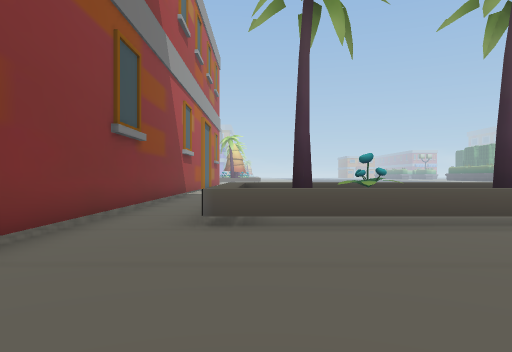
View 1 (above)

24 first-person views from a walk through a Unity game level. The camera is 1.5 m above the floor, looks level and sees 70° across. The floor is counted in squares, 2 m on a side. Each view is taken from the middle of a square. On the plan, view 1 faces up. The plan holds only what a view shows up to about 11 squares ahead; the rest is blank. The place goes on beyond the plan. Some surface patterns are stand-ins.

View 2
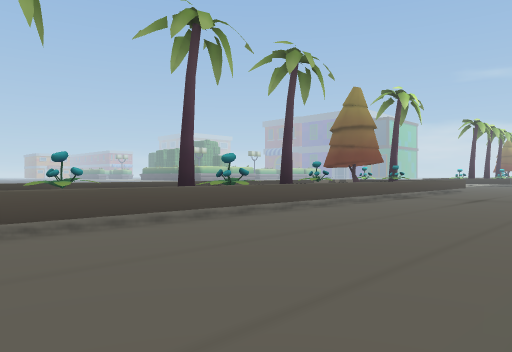

View 3
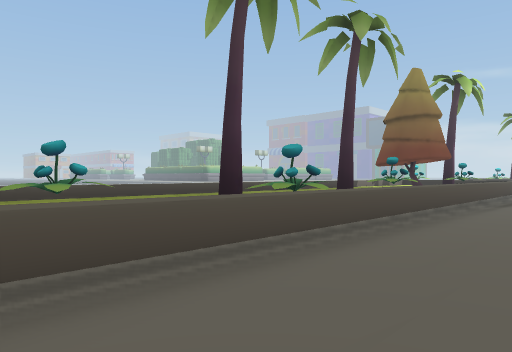

View 4
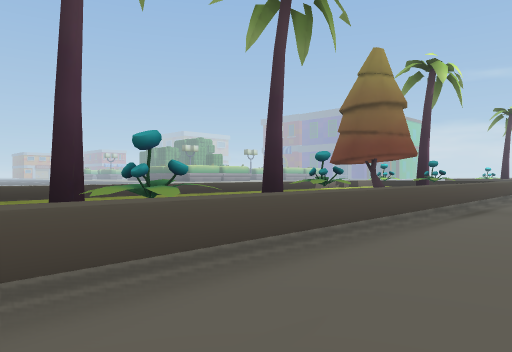

View 5
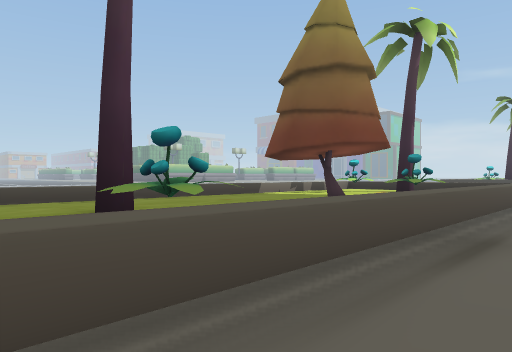

View 6
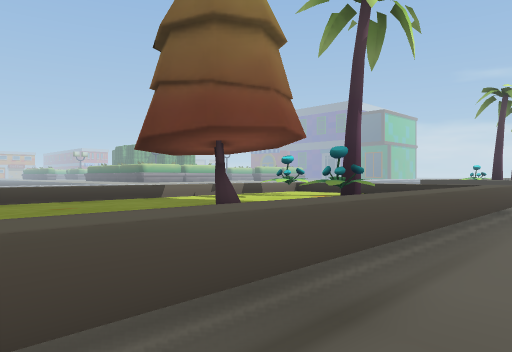

View 7
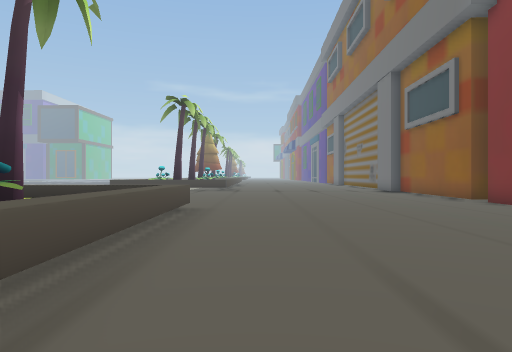

View 8
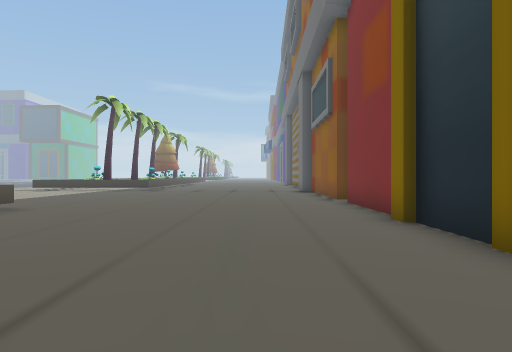

View 9
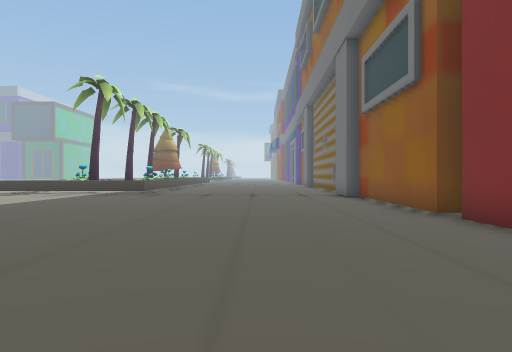

View 10
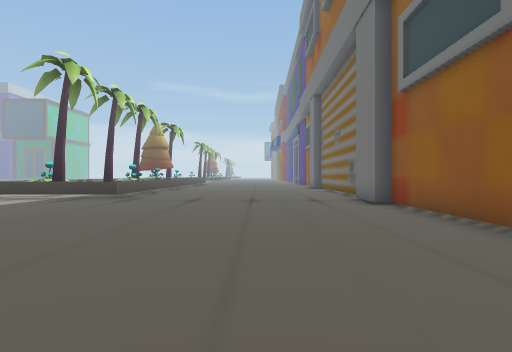

View 11
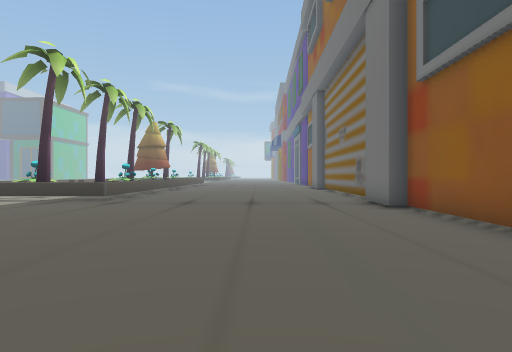

View 12
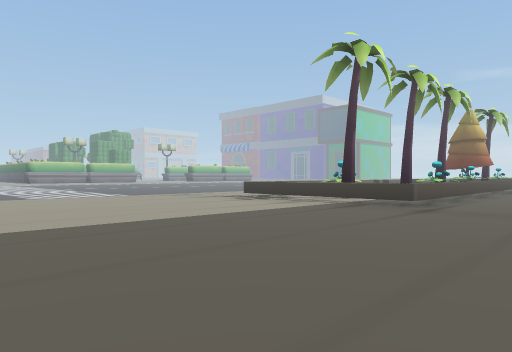

View 13
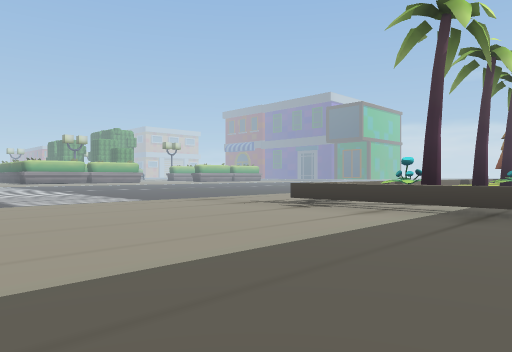

View 14
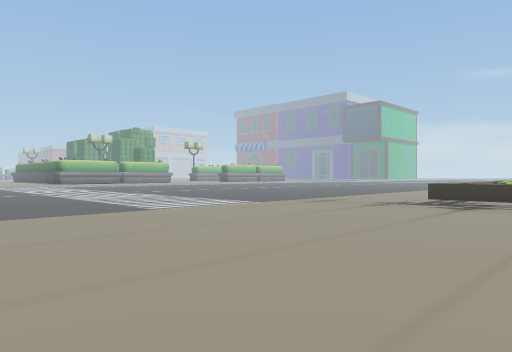

View 15
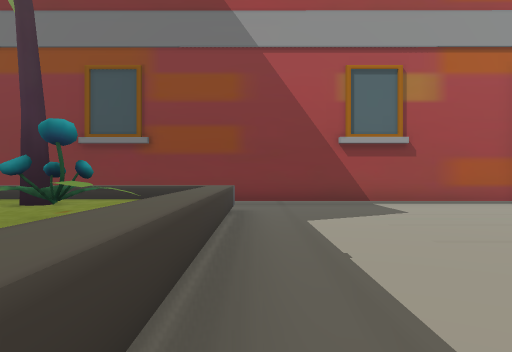

View 16
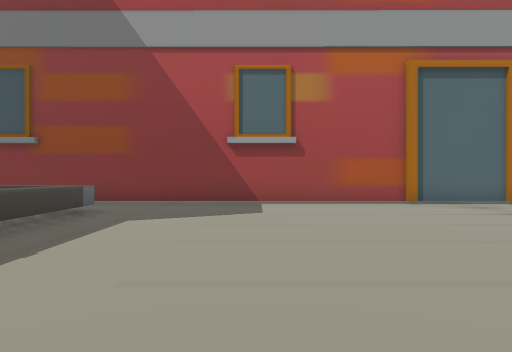

View 17
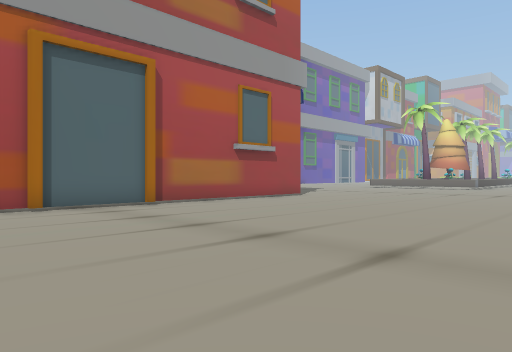

View 18
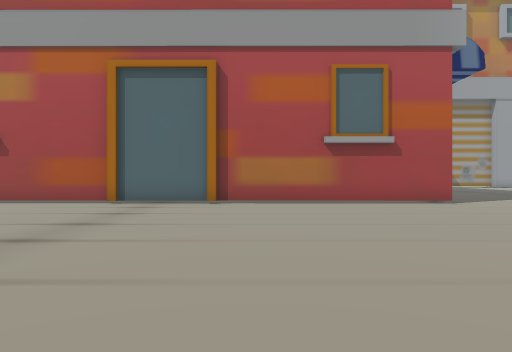

View 19
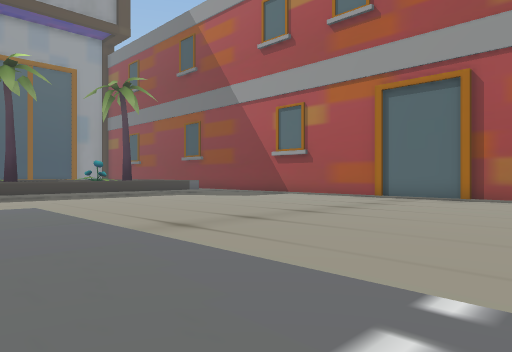

View 20
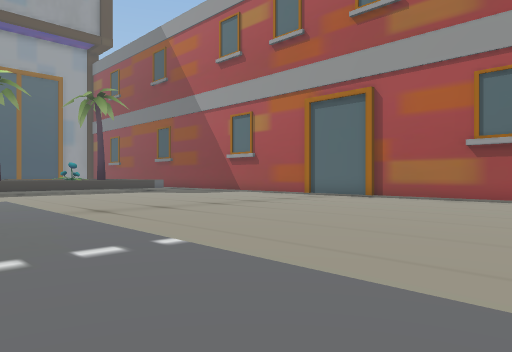

View 21
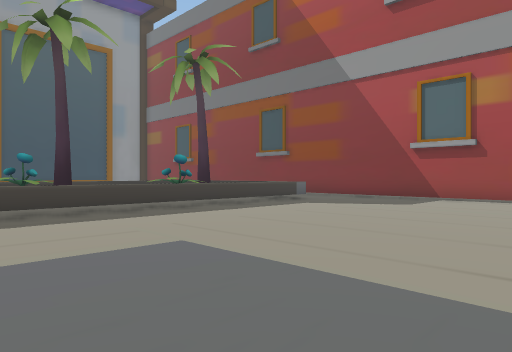

View 22
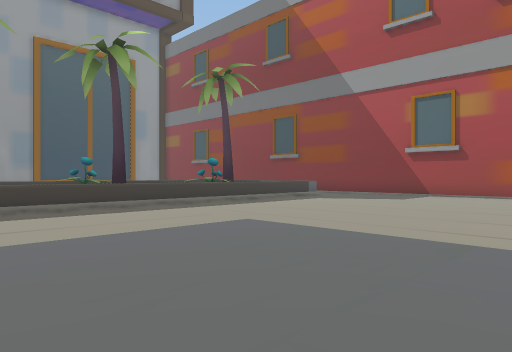

View 23
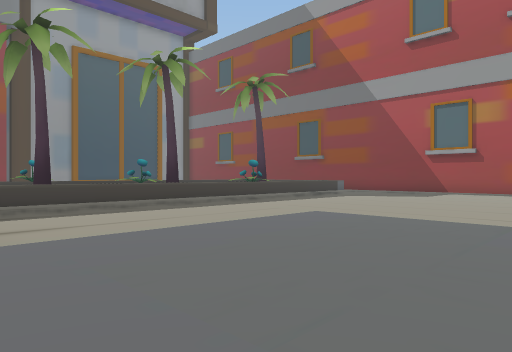

View 24
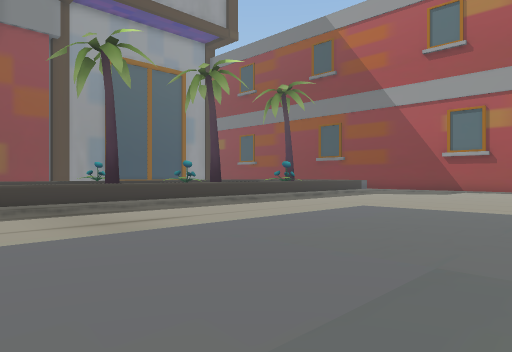

### Floor plan
Key: @ floor where view 1 was taken; # wall or solid block; . floor; = window, fence, low wall or low ledge; ^ raised ledge.
Columns run from 3 left of view 1 to 31 right of it. Each row starts with its distance up from view 1.
 28 #....... .. .
 27 #...........
 26 #............
 25 #............
 24 #...........
 23 #............
 22 #............
 21 #...........              ..
 20 #................ .       ...
 19 #.................        ....
 18 #..................       .....
 17 #..................       ......
 16 #.................       ........
 15 #.................       .........
 14 #.................       ..........
 13 #.................       ..........
 12 #.................       ..........
 11 #.^^^^^^^^^^^^^^^^^^^^^^..........^
 10 #.^^^^^^^^^^^^^^^^^^^^^^..........^
  9 #.^^#^^^ #  ^#^^^^^^^##^ .........^
  8 #.^^##   ##  #    ^^ ##=. ........^
  7 #.^^^^^^^^^^^#    ^^   ^ .........^
  6 #.^^^^^^^^^^^^^^^^^^^^^^..........^
  5 #..................................
  4 #..................................
  3  ..................................
  2  ............... ..................
  1     ........     ..................
  0    @ ..        . ..................
 -1                  ..................
 -2                  ...............##.
 -3                    ##############

Positions as (right, up) in squares from view 1, and headings:
1: (0, 0), facing up
2: (0, 0), facing up-right
3: (1, 3), facing up-right
4: (4, 3), facing up-right
5: (8, 4), facing up-right
6: (11, 4), facing up-right
7: (12, 4), facing right
8: (12, 0), facing right
9: (16, 1), facing right
10: (19, 1), facing right
11: (20, 1), facing right
12: (22, 2), facing up-right
13: (23, 5), facing up-right
14: (21, 8), facing up-right
15: (7, 12), facing left
16: (7, 15), facing left
17: (6, 17), facing up-left
18: (7, 23), facing left
19: (9, 25), facing down-left
20: (9, 28), facing down-left
21: (9, 19), facing down-left
22: (11, 20), facing down-left
23: (13, 20), facing down-left
24: (15, 20), facing down-left
